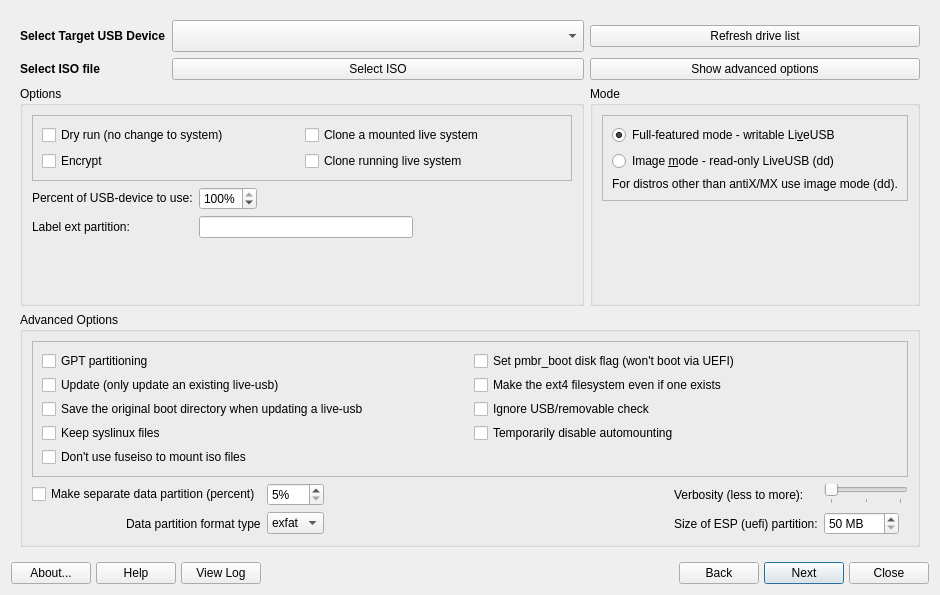
<?xml version="1.0" encoding="UTF-8"?>
<ui version="4.0">
 <class>MainWindow</class>
 <widget class="QDialog" name="MainWindow">
  <property name="geometry">
   <rect>
    <x>0</x>
    <y>0</y>
    <width>940</width>
    <height>595</height>
   </rect>
  </property>
  <property name="windowTitle">
   <string>Program_Name</string>
  </property>
  <layout class="QGridLayout" name="gridLayout_2">
   <item row="1" column="0">
    <layout class="QGridLayout" name="buttonBar" columnstretch="0,0,0,0,0,0,0,0,0,0,0,0">
     <property name="sizeConstraint">
      <enum>QLayout::SizeConstraint::SetDefaultConstraint</enum>
     </property>
     <property name="leftMargin">
      <number>0</number>
     </property>
     <property name="topMargin">
      <number>0</number>
     </property>
     <property name="rightMargin">
      <number>0</number>
     </property>
     <property name="bottomMargin">
      <number>0</number>
     </property>
     <property name="spacing">
      <number>5</number>
     </property>
     <item row="1" column="11">
      <widget class="QPushButton" name="pushCancel">
       <property name="sizePolicy">
        <sizepolicy hsizetype="Minimum" vsizetype="Preferred">
         <horstretch>0</horstretch>
         <verstretch>0</verstretch>
        </sizepolicy>
       </property>
       <property name="toolTip">
        <string>Quit application</string>
       </property>
       <property name="text">
        <string>Close</string>
       </property>
       <property name="icon">
        <iconset theme="window-close"/>
       </property>
       <property name="shortcut">
        <string>Alt+N</string>
       </property>
       <property name="autoDefault">
        <bool>false</bool>
       </property>
      </widget>
     </item>
     <item row="1" column="6">
      <spacer name="horizontalSpacer2">
       <property name="orientation">
        <enum>Qt::Orientation::Horizontal</enum>
       </property>
       <property name="sizeType">
        <enum>QSizePolicy::Policy::Expanding</enum>
       </property>
       <property name="sizeHint" stdset="0">
        <size>
         <width>100</width>
         <height>20</height>
        </size>
       </property>
      </spacer>
     </item>
     <item row="1" column="1">
      <widget class="QPushButton" name="pushHelp">
       <property name="sizePolicy">
        <sizepolicy hsizetype="Minimum" vsizetype="Preferred">
         <horstretch>0</horstretch>
         <verstretch>0</verstretch>
        </sizepolicy>
       </property>
       <property name="toolTip">
        <string>Display help </string>
       </property>
       <property name="text">
        <string>Help</string>
       </property>
       <property name="icon">
        <iconset theme="help-contents"/>
       </property>
       <property name="shortcut">
        <string>Alt+H</string>
       </property>
       <property name="autoDefault">
        <bool>false</bool>
       </property>
      </widget>
     </item>
     <item row="1" column="8">
      <widget class="QPushButton" name="pushBack">
       <property name="sizePolicy">
        <sizepolicy hsizetype="Minimum" vsizetype="Preferred">
         <horstretch>0</horstretch>
         <verstretch>0</verstretch>
        </sizepolicy>
       </property>
       <property name="text">
        <string>Back</string>
       </property>
       <property name="icon">
        <iconset theme="go-previous"/>
       </property>
       <property name="autoDefault">
        <bool>false</bool>
       </property>
      </widget>
     </item>
     <item row="1" column="3">
      <spacer name="horizontalSpacer1">
       <property name="orientation">
        <enum>Qt::Orientation::Horizontal</enum>
       </property>
       <property name="sizeType">
        <enum>QSizePolicy::Policy::Expanding</enum>
       </property>
       <property name="sizeHint" stdset="0">
        <size>
         <width>100</width>
         <height>20</height>
        </size>
       </property>
      </spacer>
     </item>
     <item row="1" column="4">
      <widget class="QLabel" name="labelLogo">
       <property name="maximumSize">
        <size>
         <width>32</width>
         <height>32</height>
        </size>
       </property>
       <property name="midLineWidth">
        <number>0</number>
       </property>
       <property name="text">
        <string/>
       </property>
       <property name="pixmap">
        <pixmap>:/icons/images/logo.svg</pixmap>
       </property>
       <property name="scaledContents">
        <bool>true</bool>
       </property>
      </widget>
     </item>
     <item row="1" column="9">
      <widget class="QPushButton" name="pushNext">
       <property name="sizePolicy">
        <sizepolicy hsizetype="Minimum" vsizetype="Preferred">
         <horstretch>0</horstretch>
         <verstretch>0</verstretch>
        </sizepolicy>
       </property>
       <property name="text">
        <string>Next</string>
       </property>
       <property name="icon">
        <iconset theme="go-next"/>
       </property>
       <property name="shortcut">
        <string/>
       </property>
       <property name="autoDefault">
        <bool>true</bool>
       </property>
       <property name="default">
        <bool>true</bool>
       </property>
      </widget>
     </item>
     <item row="1" column="0">
      <widget class="QPushButton" name="pushAbout">
       <property name="sizePolicy">
        <sizepolicy hsizetype="Minimum" vsizetype="Preferred">
         <horstretch>0</horstretch>
         <verstretch>0</verstretch>
        </sizepolicy>
       </property>
       <property name="toolTip">
        <string>About this application</string>
       </property>
       <property name="text">
        <string>About...</string>
       </property>
       <property name="icon">
        <iconset theme="help-about"/>
       </property>
       <property name="shortcut">
        <string>Alt+B</string>
       </property>
       <property name="autoDefault">
        <bool>false</bool>
       </property>
      </widget>
     </item>
     <item row="1" column="2">
      <widget class="QPushButton" name="pushLumLogFile">
       <property name="sizePolicy">
        <sizepolicy hsizetype="Minimum" vsizetype="Preferred">
         <horstretch>0</horstretch>
         <verstretch>0</verstretch>
        </sizepolicy>
       </property>
       <property name="text">
        <string>View Log</string>
       </property>
       <property name="icon">
        <iconset theme="emblem-documents"/>
       </property>
       <property name="autoDefault">
        <bool>false</bool>
       </property>
      </widget>
     </item>
    </layout>
   </item>
   <item row="0" column="0">
    <widget class="QStackedWidget" name="stackedWidget">
     <property name="minimumSize">
      <size>
       <width>0</width>
       <height>0</height>
      </size>
     </property>
     <property name="currentIndex">
      <number>0</number>
     </property>
     <widget class="QWidget" name="selectionPage">
      <layout class="QGridLayout" name="gridLayout">
       <item row="1" column="0">
        <widget class="QLabel" name="label_3">
         <property name="text">
          <string>&lt;html&gt;&lt;head/&gt;&lt;body&gt;&lt;p&gt;&lt;span style=&quot; font-weight:600;&quot;&gt;Select ISO file&lt;/span&gt;&lt;/p&gt;&lt;/body&gt;&lt;/html&gt;</string>
         </property>
         <property name="textFormat">
          <enum>Qt::TextFormat::RichText</enum>
         </property>
        </widget>
       </item>
       <item row="8" column="0" colspan="3">
        <widget class="QGroupBox" name="groupAdvOptions">
         <property name="sizePolicy">
          <sizepolicy hsizetype="Preferred" vsizetype="Preferred">
           <horstretch>0</horstretch>
           <verstretch>0</verstretch>
          </sizepolicy>
         </property>
         <property name="title">
          <string>Advanced Options</string>
         </property>
         <property name="flat">
          <bool>false</bool>
         </property>
         <layout class="QGridLayout" name="gridLayout_5">
          <property name="verticalSpacing">
           <number>6</number>
          </property>
          <item row="2" column="0">
           <widget class="QCheckBox" name="checkDataFirst">
            <property name="sizePolicy">
             <sizepolicy hsizetype="Fixed" vsizetype="Fixed">
              <horstretch>0</horstretch>
              <verstretch>0</verstretch>
             </sizepolicy>
            </property>
            <property name="text">
             <string>Make separate data partition (percent)</string>
            </property>
           </widget>
          </item>
          <item row="3" column="3">
           <widget class="QLabel" name="labelSizeEsp">
            <property name="text">
             <string>Size of ESP (uefi) partition:</string>
            </property>
           </widget>
          </item>
          <item row="2" column="1">
           <widget class="QSpinBox" name="spinBoxDataSize">
            <property name="sizePolicy">
             <sizepolicy hsizetype="Minimum" vsizetype="Fixed">
              <horstretch>0</horstretch>
              <verstretch>0</verstretch>
             </sizepolicy>
            </property>
            <property name="suffix">
             <string notr="true">%</string>
            </property>
            <property name="minimum">
             <number>5</number>
            </property>
            <property name="maximum">
             <number>90</number>
            </property>
            <property name="singleStep">
             <number>5</number>
            </property>
           </widget>
          </item>
          <item row="3" column="1">
           <widget class="QComboBox" name="comboBoxDataFormat">
            <property name="sizePolicy">
             <sizepolicy hsizetype="Fixed" vsizetype="Fixed">
              <horstretch>0</horstretch>
              <verstretch>0</verstretch>
             </sizepolicy>
            </property>
            <item>
             <property name="text">
              <string>exfat</string>
             </property>
            </item>
            <item>
             <property name="text">
              <string>vfat</string>
             </property>
            </item>
            <item>
             <property name="text">
              <string>ext4</string>
             </property>
            </item>
            <item>
             <property name="text">
              <string>ntfs</string>
             </property>
            </item>
           </widget>
          </item>
          <item row="2" column="3">
           <widget class="QLabel" name="labelVerbosity">
            <property name="sizePolicy">
             <sizepolicy hsizetype="Fixed" vsizetype="Preferred">
              <horstretch>0</horstretch>
              <verstretch>0</verstretch>
             </sizepolicy>
            </property>
            <property name="text">
             <string>Verbosity (less to more):</string>
            </property>
           </widget>
          </item>
          <item row="0" column="0" colspan="5">
           <widget class="QFrame" name="frame">
            <property name="frameShape">
             <enum>QFrame::Shape::StyledPanel</enum>
            </property>
            <property name="frameShadow">
             <enum>QFrame::Shadow::Plain</enum>
            </property>
            <layout class="QGridLayout" name="gridLayout_4">
             <property name="horizontalSpacing">
              <number>8</number>
             </property>
             <property name="verticalSpacing">
              <number>4</number>
             </property>
             <item row="1" column="1">
              <widget class="QCheckBox" name="checkForceMakefs">
               <property name="text">
                <string>Make the ext4 filesystem even if one exists</string>
               </property>
              </widget>
             </item>
             <item row="2" column="0">
              <widget class="QCheckBox" name="checkSaveBoot">
               <property name="text">
                <string>Save the original boot directory when updating a live-usb</string>
               </property>
              </widget>
             </item>
             <item row="0" column="0">
              <widget class="QCheckBox" name="checkGpt">
               <property name="toolTip">
                <string>Use gpt partitioning instead of msdos</string>
               </property>
               <property name="text">
                <string>GPT partitioning</string>
               </property>
              </widget>
             </item>
             <item row="1" column="0">
              <widget class="QCheckBox" name="checkUpdate">
               <property name="text">
                <string>Update (only update an existing live-usb)</string>
               </property>
              </widget>
             </item>
             <item row="3" column="0">
              <widget class="QCheckBox" name="checkKeep">
               <property name="toolTip">
                <string>Don't replace syslinux files</string>
               </property>
               <property name="text">
                <string>Keep syslinux files</string>
               </property>
              </widget>
             </item>
             <item row="2" column="1">
              <widget class="QCheckBox" name="checkForceUsb">
               <property name="text">
                <string>Ignore USB/removable check</string>
               </property>
              </widget>
             </item>
             <item row="3" column="1">
              <widget class="QCheckBox" name="checkForceAutomount">
               <property name="text">
                <string>Temporarily disable automounting</string>
               </property>
              </widget>
             </item>
             <item row="0" column="1">
              <widget class="QCheckBox" name="checkSetPmbrBoot">
               <property name="toolTip">
                <string/>
               </property>
               <property name="text">
                <string>Set pmbr_boot disk flag (won't boot via UEFI)</string>
               </property>
              </widget>
             </item>
             <item row="4" column="0">
              <widget class="QCheckBox" name="checkForceNofuse">
               <property name="text">
                <string>Don't use fuseiso to mount iso files</string>
               </property>
              </widget>
             </item>
            </layout>
           </widget>
          </item>
          <item row="3" column="4">
           <widget class="QSpinBox" name="spinBoxEsp">
            <property name="sizePolicy">
             <sizepolicy hsizetype="Fixed" vsizetype="Fixed">
              <horstretch>0</horstretch>
              <verstretch>0</verstretch>
             </sizepolicy>
            </property>
            <property name="suffix">
             <string notr="true"> MB</string>
            </property>
            <property name="minimum">
             <number>50</number>
            </property>
            <property name="maximum">
             <number>1000</number>
            </property>
            <property name="singleStep">
             <number>10</number>
            </property>
           </widget>
          </item>
          <item row="3" column="0" alignment="Qt::AlignmentFlag::AlignRight">
           <widget class="QLabel" name="labelFormat">
            <property name="sizePolicy">
             <sizepolicy hsizetype="Fixed" vsizetype="Preferred">
              <horstretch>0</horstretch>
              <verstretch>0</verstretch>
             </sizepolicy>
            </property>
            <property name="text">
             <string>Data partition format type</string>
            </property>
           </widget>
          </item>
          <item row="2" column="4">
           <widget class="QSlider" name="sliderVerbosity">
            <property name="sizePolicy">
             <sizepolicy hsizetype="Fixed" vsizetype="Fixed">
              <horstretch>0</horstretch>
              <verstretch>0</verstretch>
             </sizepolicy>
            </property>
            <property name="minimum">
             <number>0</number>
            </property>
            <property name="maximum">
             <number>2</number>
            </property>
            <property name="pageStep">
             <number>1</number>
            </property>
            <property name="value">
             <number>0</number>
            </property>
            <property name="orientation">
             <enum>Qt::Orientation::Horizontal</enum>
            </property>
            <property name="invertedAppearance">
             <bool>false</bool>
            </property>
            <property name="invertedControls">
             <bool>false</bool>
            </property>
            <property name="tickPosition">
             <enum>QSlider::TickPosition::TicksBelow</enum>
            </property>
            <property name="tickInterval">
             <number>1</number>
            </property>
           </widget>
          </item>
          <item row="2" column="2">
           <spacer name="horizontalSpacer_2">
            <property name="orientation">
             <enum>Qt::Orientation::Horizontal</enum>
            </property>
            <property name="sizeType">
             <enum>QSizePolicy::Policy::Minimum</enum>
            </property>
            <property name="sizeHint" stdset="0">
             <size>
              <width>40</width>
              <height>20</height>
             </size>
            </property>
           </spacer>
          </item>
         </layout>
        </widget>
       </item>
       <item row="0" column="0">
        <widget class="QLabel" name="label_2">
         <property name="text">
          <string>&lt;html&gt;&lt;head/&gt;&lt;body&gt;&lt;p&gt;&lt;span style=&quot; font-weight:600;&quot;&gt;Select Target USB Device&lt;/span&gt;&lt;/p&gt;&lt;/body&gt;&lt;/html&gt;</string>
         </property>
         <property name="textFormat">
          <enum>Qt::TextFormat::RichText</enum>
         </property>
        </widget>
       </item>
       <item row="3" column="0" colspan="2">
        <widget class="QGroupBox" name="groupOptions">
         <property name="sizePolicy">
          <sizepolicy hsizetype="Preferred" vsizetype="Minimum">
           <horstretch>0</horstretch>
           <verstretch>0</verstretch>
          </sizepolicy>
         </property>
         <property name="title">
          <string>Options</string>
         </property>
         <layout class="QGridLayout" name="gridLayout_6">
          <property name="topMargin">
           <number>9</number>
          </property>
          <property name="bottomMargin">
           <number>9</number>
          </property>
          <item row="1" column="1">
           <widget class="QSpinBox" name="spinBoxSize">
            <property name="suffix">
             <string notr="true">%</string>
            </property>
            <property name="maximum">
             <number>100</number>
            </property>
            <property name="singleStep">
             <number>5</number>
            </property>
            <property name="value">
             <number>100</number>
            </property>
           </widget>
          </item>
          <item row="1" column="2">
           <spacer name="horizontalSpacer">
            <property name="orientation">
             <enum>Qt::Orientation::Horizontal</enum>
            </property>
            <property name="sizeType">
             <enum>QSizePolicy::Policy::Fixed</enum>
            </property>
            <property name="sizeHint" stdset="0">
             <size>
              <width>150</width>
              <height>20</height>
             </size>
            </property>
           </spacer>
          </item>
          <item row="1" column="0">
           <widget class="QLabel" name="label_percent">
            <property name="sizePolicy">
             <sizepolicy hsizetype="Preferred" vsizetype="Fixed">
              <horstretch>0</horstretch>
              <verstretch>0</verstretch>
             </sizepolicy>
            </property>
            <property name="text">
             <string>Percent of USB-device to use:</string>
            </property>
           </widget>
          </item>
          <item row="2" column="0">
           <widget class="QLabel" name="label_part_label">
            <property name="sizePolicy">
             <sizepolicy hsizetype="Preferred" vsizetype="Fixed">
              <horstretch>0</horstretch>
              <verstretch>0</verstretch>
             </sizepolicy>
            </property>
            <property name="text">
             <string>Label ext partition:</string>
            </property>
           </widget>
          </item>
          <item row="0" column="0" colspan="4">
           <widget class="QFrame" name="frame_2">
            <property name="sizePolicy">
             <sizepolicy hsizetype="Preferred" vsizetype="Fixed">
              <horstretch>0</horstretch>
              <verstretch>0</verstretch>
             </sizepolicy>
            </property>
            <property name="frameShape">
             <enum>QFrame::Shape::StyledPanel</enum>
            </property>
            <property name="frameShadow">
             <enum>QFrame::Shadow::Plain</enum>
            </property>
            <layout class="QGridLayout" name="gridLayout_7">
             <item row="0" column="0">
              <widget class="QCheckBox" name="checkPretend">
               <property name="toolTip">
                <string>Don't run commands that affect the usb device</string>
               </property>
               <property name="text">
                <string>Dry run (no change to system)</string>
               </property>
              </widget>
             </item>
             <item row="0" column="1">
              <widget class="QCheckBox" name="checkCloneMode">
               <property name="toolTip">
                <string>clone from a mounted live-usb or iso-file.</string>
               </property>
               <property name="text">
                <string>Clone a mounted live system</string>
               </property>
              </widget>
             </item>
             <item row="1" column="0">
              <widget class="QCheckBox" name="checkEncrypt">
               <property name="toolTip">
                <string>Set up to boot from an encrypted partition, will prompt for pass phrase on first boot</string>
               </property>
               <property name="text">
                <string>Encrypt</string>
               </property>
              </widget>
             </item>
             <item row="1" column="1">
              <widget class="QCheckBox" name="checkCloneLive">
               <property name="text">
                <string>Clone running live system</string>
               </property>
              </widget>
             </item>
            </layout>
           </widget>
          </item>
          <item row="1" column="3">
           <spacer name="horizontalSpacer_3">
            <property name="orientation">
             <enum>Qt::Orientation::Horizontal</enum>
            </property>
            <property name="sizeType">
             <enum>QSizePolicy::Policy::Expanding</enum>
            </property>
            <property name="sizeHint" stdset="0">
             <size>
              <width>150</width>
              <height>20</height>
             </size>
            </property>
           </spacer>
          </item>
          <item row="3" column="1">
           <spacer name="verticalSpacer_3">
            <property name="orientation">
             <enum>Qt::Orientation::Vertical</enum>
            </property>
            <property name="sizeHint" stdset="0">
             <size>
              <width>20</width>
              <height>0</height>
             </size>
            </property>
           </spacer>
          </item>
          <item row="2" column="1" colspan="2">
           <widget class="QLineEdit" name="textLabel">
            <property name="sizePolicy">
             <sizepolicy hsizetype="Preferred" vsizetype="Fixed">
              <horstretch>0</horstretch>
              <verstretch>0</verstretch>
             </sizepolicy>
            </property>
            <property name="inputMask">
             <string notr="true"/>
            </property>
            <property name="text">
             <string notr="true"/>
            </property>
            <property name="maxLength">
             <number>16</number>
            </property>
            <property name="cursorMoveStyle">
             <enum>Qt::CursorMoveStyle::LogicalMoveStyle</enum>
            </property>
            <property name="clearButtonEnabled">
             <bool>true</bool>
            </property>
           </widget>
          </item>
         </layout>
        </widget>
       </item>
       <item row="1" column="1">
        <widget class="QPushButton" name="pushSelectSource">
         <property name="sizePolicy">
          <sizepolicy hsizetype="Ignored" vsizetype="Fixed">
           <horstretch>0</horstretch>
           <verstretch>0</verstretch>
          </sizepolicy>
         </property>
         <property name="text">
          <string>Select ISO</string>
         </property>
         <property name="icon">
          <iconset theme="user-home"/>
         </property>
        </widget>
       </item>
       <item row="1" column="2">
        <widget class="QPushButton" name="pushOptions">
         <property name="text">
          <string>Show advanced options</string>
         </property>
         <property name="icon">
          <iconset theme="go-down"/>
         </property>
         <property name="autoDefault">
          <bool>false</bool>
         </property>
        </widget>
       </item>
       <item row="0" column="2">
        <widget class="QPushButton" name="pushRefresh">
         <property name="text">
          <string>Refresh drive list</string>
         </property>
         <property name="icon">
          <iconset theme="view-refresh"/>
         </property>
         <property name="autoDefault">
          <bool>false</bool>
         </property>
        </widget>
       </item>
       <item row="3" column="2">
        <widget class="QGroupBox" name="groupBox">
         <property name="sizePolicy">
          <sizepolicy hsizetype="Preferred" vsizetype="Minimum">
           <horstretch>0</horstretch>
           <verstretch>0</verstretch>
          </sizepolicy>
         </property>
         <property name="title">
          <string>Mode</string>
         </property>
         <layout class="QVBoxLayout" name="verticalLayout">
          <property name="topMargin">
           <number>9</number>
          </property>
          <property name="bottomMargin">
           <number>9</number>
          </property>
          <item>
           <widget class="QFrame" name="frame_3">
            <property name="frameShape">
             <enum>QFrame::Shape::StyledPanel</enum>
            </property>
            <property name="frameShadow">
             <enum>QFrame::Shadow::Plain</enum>
            </property>
            <layout class="QVBoxLayout" name="verticalLayout_2">
             <item>
              <widget class="QRadioButton" name="radioNormal">
               <property name="text">
                <string>Full-featured mode - writable Li&amp;veUSB</string>
               </property>
               <property name="checked">
                <bool>true</bool>
               </property>
              </widget>
             </item>
             <item>
              <widget class="QRadioButton" name="radioDd">
               <property name="toolTip">
                <string>Read-only, cannot be used with persistency</string>
               </property>
               <property name="text">
                <string>Image &amp;mode - read-only LiveUSB (dd)</string>
               </property>
              </widget>
             </item>
             <item>
              <widget class="QLabel" name="label_4">
               <property name="sizePolicy">
                <sizepolicy hsizetype="Preferred" vsizetype="Fixed">
                 <horstretch>0</horstretch>
                 <verstretch>0</verstretch>
                </sizepolicy>
               </property>
               <property name="font">
                <font>
                 <bold>false</bold>
                 <kerning>true</kerning>
                </font>
               </property>
               <property name="text">
                <string>For distros other than antiX/MX use image mode (dd).</string>
               </property>
               <property name="alignment">
                <set>Qt::AlignmentFlag::AlignLeading|Qt::AlignmentFlag::AlignLeft|Qt::AlignmentFlag::AlignVCenter</set>
               </property>
               <property name="wordWrap">
                <bool>false</bool>
               </property>
              </widget>
             </item>
            </layout>
           </widget>
          </item>
          <item>
           <spacer name="verticalSpacer">
            <property name="orientation">
             <enum>Qt::Orientation::Vertical</enum>
            </property>
            <property name="sizeHint" stdset="0">
             <size>
              <width>20</width>
              <height>0</height>
             </size>
            </property>
           </spacer>
          </item>
         </layout>
        </widget>
       </item>
       <item row="0" column="1">
        <widget class="QComboBox" name="comboUsb">
         <property name="sizePolicy">
          <sizepolicy hsizetype="Expanding" vsizetype="Fixed">
           <horstretch>0</horstretch>
           <verstretch>0</verstretch>
          </sizepolicy>
         </property>
         <property name="minimumSize">
          <size>
           <width>0</width>
           <height>32</height>
          </size>
         </property>
        </widget>
       </item>
      </layout>
     </widget>
     <widget class="QWidget" name="outputPage">
      <layout class="QGridLayout" name="gridLayout_3">
       <item row="2" column="0" colspan="2">
        <widget class="QProgressBar" name="progBar">
         <property name="value">
          <number>0</number>
         </property>
         <property name="textVisible">
          <bool>true</bool>
         </property>
        </widget>
       </item>
       <item row="0" column="0" colspan="2">
        <widget class="QPlainTextEdit" name="outputBox"/>
       </item>
      </layout>
     </widget>
    </widget>
   </item>
  </layout>
 </widget>
 <tabstops>
  <tabstop>comboUsb</tabstop>
  <tabstop>pushSelectSource</tabstop>
  <tabstop>checkPretend</tabstop>
  <tabstop>checkEncrypt</tabstop>
  <tabstop>checkCloneMode</tabstop>
  <tabstop>checkCloneLive</tabstop>
  <tabstop>spinBoxSize</tabstop>
  <tabstop>textLabel</tabstop>
  <tabstop>checkGpt</tabstop>
  <tabstop>checkUpdate</tabstop>
  <tabstop>checkSaveBoot</tabstop>
  <tabstop>checkKeep</tabstop>
  <tabstop>checkForceNofuse</tabstop>
  <tabstop>checkSetPmbrBoot</tabstop>
  <tabstop>checkForceMakefs</tabstop>
  <tabstop>checkForceUsb</tabstop>
  <tabstop>checkForceAutomount</tabstop>
  <tabstop>checkDataFirst</tabstop>
  <tabstop>spinBoxDataSize</tabstop>
  <tabstop>comboBoxDataFormat</tabstop>
  <tabstop>sliderVerbosity</tabstop>
  <tabstop>spinBoxEsp</tabstop>
  <tabstop>pushRefresh</tabstop>
  <tabstop>pushOptions</tabstop>
  <tabstop>radioNormal</tabstop>
  <tabstop>radioDd</tabstop>
  <tabstop>pushAbout</tabstop>
  <tabstop>pushHelp</tabstop>
  <tabstop>pushLumLogFile</tabstop>
  <tabstop>pushBack</tabstop>
  <tabstop>pushNext</tabstop>
  <tabstop>pushCancel</tabstop>
  <tabstop>outputBox</tabstop>
 </tabstops>
 <resources/>
 <connections/>
</ui>
